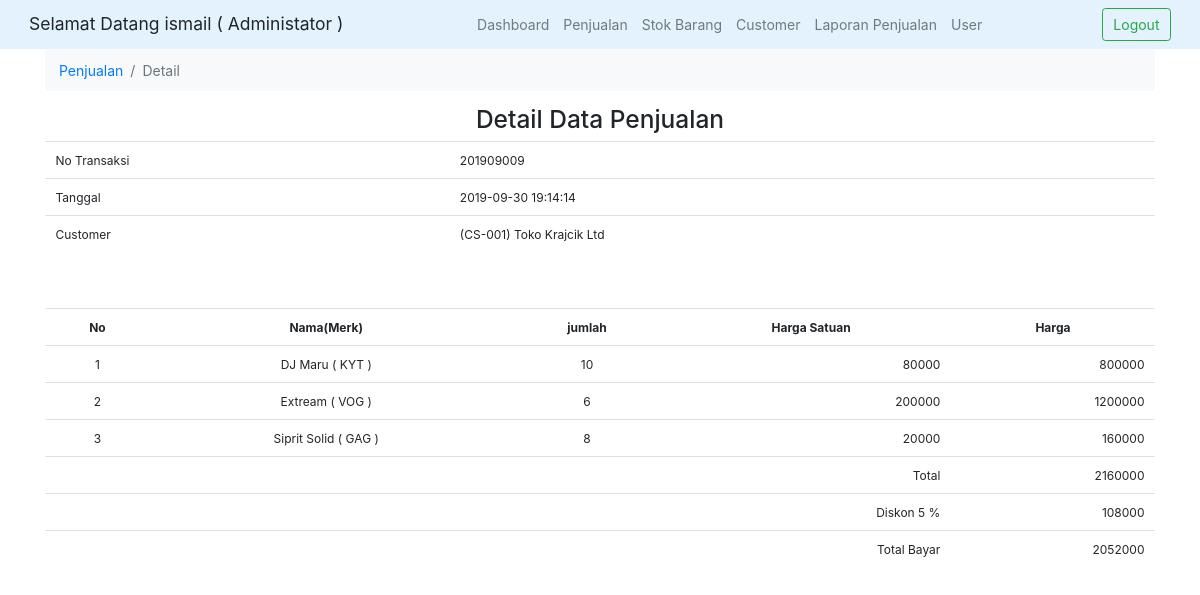
The page /detail_faktur.php?id=24 (signed in) on the database its author committed.
### tables this page shows
CREATE TABLE `faktur` (
  `id` int(11) NOT NULL AUTO_INCREMENT,
  `no_transaksi` varchar(255) NOT NULL,
  `tanggal` timestamp NULL DEFAULT NULL ON UPDATE CURRENT_TIMESTAMP,
  `customer_id` int(11) unsigned NOT NULL,
  `total` int(20) DEFAULT '0',
  `diskon` int(20) DEFAULT '0',
  `status_bayar` varchar(255) DEFAULT NULL,
  PRIMARY KEY (`id`)
);

CREATE TABLE `faktur_detail` (
  `id` int(11) NOT NULL AUTO_INCREMENT,
  `faktur_id` int(11) unsigned NOT NULL,
  `helm_id` int(11) unsigned NOT NULL,
  `nama` varchar(255) DEFAULT NULL,
  `merk` varchar(255) DEFAULT NULL,
  `jumlah` int(11) NOT NULL DEFAULT '1',
  `harga` int(20) NOT NULL DEFAULT '0',
  PRIMARY KEY (`id`)
);

### detail_faktur.php (the view)
<?php
    include('template/header.php');
    $id = $_GET['id'];
    $query = 'SELECT faktur.*, CONCAT("(",customer.kode, ") ",customer.nama) AS nama FROM faktur INNER JOIN customer ON faktur.customer_id = customer.id WHERE faktur.id="'. $id .'"';
    $query_detail = 'SELECT * FROM faktur_detail WHERE faktur_id="'. $id .'"';
    $data = $db->query($query)->fetch_object();
    $data_detail = $db->query($query_detail);
    $diskon = round(($data->diskon / $data->total)*100);
    $harga_diskon = $data->diskon;
    $total_bayar = $data->total - $harga_diskon;
?>
<div class="container">
<nav aria-label="breadcrumb">
    <ol class="breadcrumb bg-light">
        <li class="breadcrumb-item"><a href="penjualan.php">Penjualan</a></li>
        <li class="breadcrumb-item active" aria-current="page">Detail</li>
    </ol>
</nav>
<div class="text-center">
<h3>Detail Data Penjualan</h3>
</div>
<table class="table">
    <tr>
        <td>No Transaksi</td>
        <td><?php echo $data->no_transaksi ?></td>
    </tr>
    <tr>
        <td>Tanggal</td>
        <td><?php echo $data->tanggal ?></td>
    </tr>
    <tr>
        <td>Customer</td>
        <td><?php echo $data->nama ?></td>
    </tr>
</table>
<br><br>
<table class="table" style="text-align: center">
    <tr>
        <th>No</th>
        <th>Nama(Merk)</th>
        <th>jumlah</th>
        <th>Harga Satuan</th>
        <th>Harga</th>
    </tr>
    <?php
        $i=1;
        while($row_detail = $data_detail->fetch_object()){
    ?>
        <tr>
            <td><?php echo $i ?></td>
            <td><?php echo $row_detail->nama . " ( ". $row_detail->merk . " )" ?></td>
            <td><?php echo $row_detail->jumlah ?></td>
            <td align="right"><?php echo $row_detail->harga ?></td>
            <td align="right"><?php echo $row_detail->harga * $row_detail->jumlah ?></td>
        </tr>
    <?php
            $i++;
        }
    ?>
    <tr>
        <td colspan="4" align="right">Total</td>
        <td align="right"><?php echo $data->total ?></td>
    </tr>
    <tr>
        <td colspan="4" align="right">Diskon <?php echo $diskon ?> %</td>
        <td align="right"><?php echo $harga_diskon ?></td>
    </tr>
    <tr>
        <td colspan="4" align="right">Total Bayar</td>
        <td align="right"><?php echo $total_bayar ?></td>
    </tr>
</table>
</div>

### style.css (style rules this page uses)
html { font-size: 14px; }
body table { font-size: 12px; }

### rows shown on the page
faktur: no_transaksi "201909009", tanggal "2019-09-30 19:14:14", total "2160000", diskon "5", diskon "108000", total_bayar "2052000"
faktur_detail: nama "DJ Maru", merk "KYT", jumlah "10", harga "80000", $row_detail->harga * $row_detail->jumlah "800000"
faktur_detail: nama "Extream", merk "VOG", jumlah "6", harga "200000", $row_detail->harga * $row_detail->jumlah "1200000"
faktur_detail: nama "Siprit Solid", merk "GAG", jumlah "8", harga "20000", $row_detail->harga * $row_detail->jumlah "160000"

### other values the page prints
$user->name "ismail"
$user->role "Administator"
$data->nama "(CS-001) Toko Krajcik Ltd"
